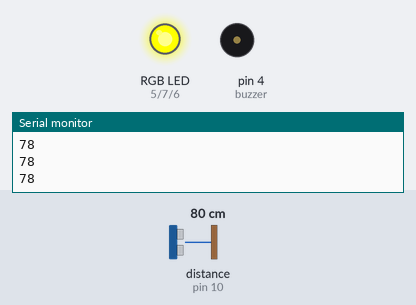
This sketch was run on a simulated Arduino Uno, built with avr-gcc and run on an emulated ATmega328P. Parts: an RGB LED mixed from three pins (HIGH = lit), buzzer (waves = sounding, pin HIGH), the last lines printed to the serial monitor. Wiring (inferred from the names in the program): ultrasonic range finder: trigger pin 9; echo pin 10. The inputs (shaded band) are chosen by the test bench; at power-on: distance to the obstacle (sensor on pin 10) 80 cm. The echo pulse lasts 58.3 µs per cm; pins used as bus, display or sensor lines are not drawn.

Above: at 1.05 s.
1.3 s: distance to the obstacle (sensor on pin 10) set to 54 cm
4.3 s: distance to the obstacle (sensor on pin 10) set to 45 cm
At 5.2 s:
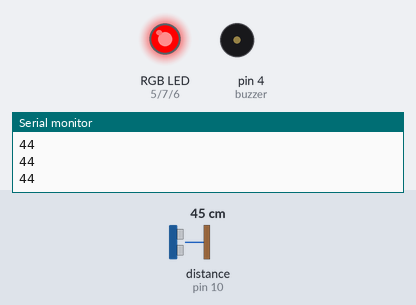
7.3 s: distance to the obstacle (sensor on pin 10) set to 120 cm
At 8.3 s:
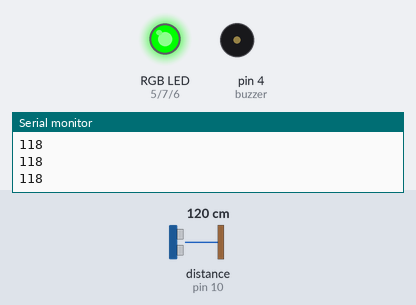
8.8 s: distance to the obstacle (sensor on pin 10) set to 105 cm
10.3 s: distance to the obstacle (sensor on pin 10) set to 99 cm
At 10.47 s:
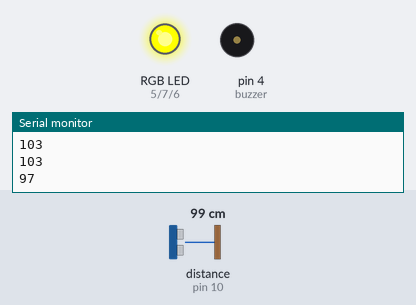
13.3 s: distance to the obstacle (sensor on pin 10) set to 2 cm
Timing chart, 0 to 17.3 s (numbered marks = the images above; inputs shaded):
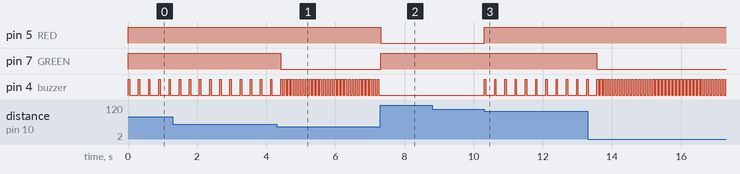

Measured:
- the behaviour switches between 51 and 50 cm on distance to the obstacle (sensor on pin 10) (found by bisection; images 0 and 1)
- the behaviour switches between 102 and 101 cm on distance to the obstacle (sensor on pin 10) (found by bisection; images 2 and 3)
- after the input at 4.3 s, pin 7 (GREEN): HIGH → LOW after 0.12 s; pin 4 (buzzer): alternates HIGH for 0.05 s and LOW for 0.05 s, starting after 0.22 s
- after the input at 7.3 s, pin 5 (RED): HIGH → LOW at once; pin 7 (GREEN): LOW → HIGH at once; pin 4 (buzzer): stops changing and stays LOW
- after the input at 10.3 s, pin 5 (RED): LOW → HIGH at once; pin 4 (buzzer): alternates HIGH for 0.04 s and LOW for 0.26 s, starting at once
- after the input at 13.3 s, pin 7 (GREEN): HIGH → LOW after 0.26 s
- by itself, pin 4 (buzzer): alternates HIGH for 0.04 s and LOW for 0.25 s

The sketch:

sketch_feb11a_copy_20260520004833.ino
```cpp
//Ultrasonic
#define trigPin 9
#define echoPin 10

//RGB LED
#define RED 5
#define BLUE 6
#define GREEN 7

//Buzzer
#define buzzer 4


//Distance Function
int getDistance(){

  digitalWrite(trigPin,LOW);
  delayMicroseconds(2);

  digitalWrite(trigPin,HIGH);
  delayMicroseconds(10);
  digitalWrite(trigPin,LOW);

  long duration=pulseIn(echoPin,HIGH,20000);

  int distance=duration*0.034/2;

  return distance;

}

//RGB Control

void setColor(bool r,bool g,bool b){

  digitalWrite(RED,r);
  digitalWrite(GREEN,g);
  digitalWrite(BLUE,b);
}

void setup(){

  Serial.begin(9600);

  pinMode(trigPin,OUTPUT);
  pinMode(echoPin,INPUT);

  pinMode(RED,OUTPUT);
  pinMode(GREEN,OUTPUT);
  pinMode(BLUE,OUTPUT);

  pinMode(buzzer,OUTPUT);


}

void loop(){

 int d=getDistance();
 Serial.println(d);

 //VERY CLOSE(50cm)
 if(d>0&&d<50){

  //RED
  setColor(HIGH,LOW,LOW);

  //FAST BEEPS
  digitalWrite(buzzer,HIGH);
  delay(50);
  digitalWrite(buzzer,LOW);
  delay(50);


 }

  //OBJECT DETECTED(100cm)
  else if(d>=50&&d<100){

    //YELLOW
    setColor(HIGH,HIGH,LOW);

    //SHORT BEEPS
    digitalWrite(buzzer,HIGH);
    delay(40);
    digitalWrite(buzzer,LOW);
    delay(250);


  }

  //SAFE
  else{

    //GREEN
    setColor(LOW,HIGH,LOW);
    digitalWrite(buzzer,LOW);


  }
}
```
